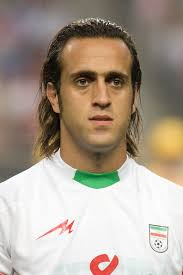
#> input picture cv-lab9/karimi.jpg, 183 x 275 px, found by its file name
$ python translation.py
#> lines starting #> are read from the running program, lines starting #| are printed output that depends on the picture
import cv2
import numpy as np

I = cv2.imread('karimi.jpg')
#> I is the input picture: shape (275, 183, 3); mean B, G, R 144.4, 158.4, 171.7

# translations in x and y directions
tx = 100
ty = 20

# use an affine transformation matrix (2x3)
M = np.array([[1, 0, tx],
              [0, 1, ty]]).astype(np.float32)

# output_size = (I.shape[1], I.shape[0])  # output image size
output_size = (I.shape[1]+200, I.shape[0]+200)
#> output_size = (383, 475)

J = cv2.warpAffine(I, M, output_size)
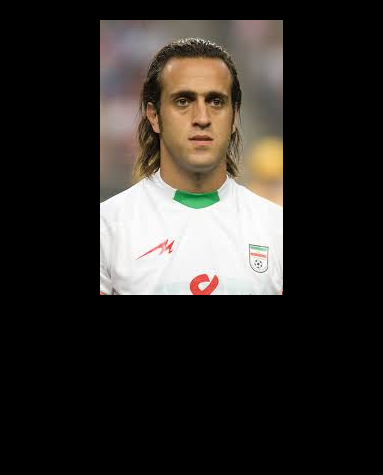
#> J: shape (475, 383, 3); mean B, G, R 39.9, 43.8, 47.5

cv2.imshow('I', I)
cv2.waitKey(0)

cv2.imshow('J', J)
cv2.waitKey(0)

# ! use a homography transformation matrix (3x3)
H = np.array([[1, 0, tx],
              [0, 1, ty],
              [0, 0, 1]]).astype(np.float32)
K = cv2.warpPerspective(I, H, output_size)
cv2.imshow('K', K)
cv2.waitKey(0)

cv2.destroyAllWindows()
